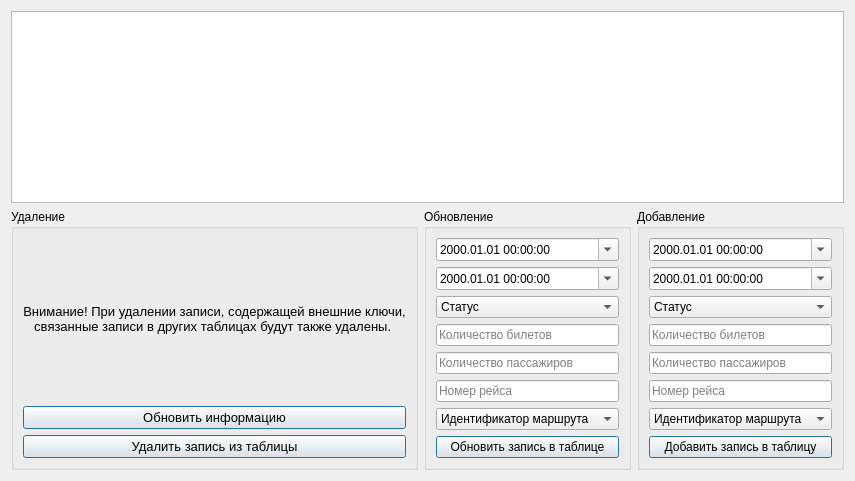
      <widget class="QWidget" name="tab_4">
       <attribute name="title">
        <string>Рейсы</string>
       </attribute>
       <layout class="QGridLayout" name="gridLayout_22">
        <item row="1" column="0">
         <widget class="QGroupBox" name="groupBox_16">
          <property name="title">
           <string>Удаление</string>
          </property>
          <layout class="QGridLayout" name="gridLayout_23">
           <item row="0" column="0">
            <widget class="QLabel" name="label_10">
             <property name="font">
              <font>
               <pointsize>10</pointsize>
              </font>
             </property>
             <property name="text">
              <string>Внимание! При удалении записи, содержащей внешние ключи,
связанные записи в других таблицах будут также удалены. </string>
             </property>
             <property name="alignment">
              <set>Qt::AlignCenter</set>
             </property>
            </widget>
           </item>
           <item row="2" column="0">
            <widget class="QPushButton" name="Admin_delete_flights_button">
             <property name="sizePolicy">
              <sizepolicy hsizetype="Minimum" vsizetype="Fixed">
               <horstretch>0</horstretch>
               <verstretch>0</verstretch>
              </sizepolicy>
             </property>
             <property name="font">
              <font>
               <pointsize>10</pointsize>
              </font>
             </property>
             <property name="focusPolicy">
              <enum>Qt::StrongFocus</enum>
             </property>
             <property name="text">
              <string>Удалить запись из таблицы</string>
             </property>
             <property name="default">
              <bool>true</bool>
             </property>
            </widget>
           </item>
           <item row="1" column="0">
            <widget class="QPushButton" name="Admin_flights_updInfo_button">
             <property name="font">
              <font>
               <pointsize>10</pointsize>
              </font>
             </property>
             <property name="text">
              <string>Обновить информацию</string>
             </property>
             <property name="default">
              <bool>true</bool>
             </property>
            </widget>
           </item>
          </layout>
         </widget>
        </item>
        <item row="1" column="1">
         <widget class="QGroupBox" name="groupBox_17">
          <property name="title">
           <string>Обновление</string>
          </property>
          <layout class="QGridLayout" name="gridLayout_24">
           <item row="1" column="0">
            <widget class="QDateTimeEdit" name="Admin_update_arrivaldate_DateTime">
             <property name="focusPolicy">
              <enum>Qt::StrongFocus</enum>
             </property>
             <property name="displayFormat">
              <string>yyyy.MM.dd HH:mm:ss</string>
             </property>
             <property name="calendarPopup">
              <bool>true</bool>
             </property>
            </widget>
           </item>
           <item row="5" column="0">
            <widget class="QLineEdit" name="Admin_update_aircraftnumber_lineEdit">
             <property name="sizePolicy">
              <sizepolicy hsizetype="Preferred" vsizetype="Fixed">
               <horstretch>0</horstretch>
               <verstretch>0</verstretch>
              </sizepolicy>
             </property>
             <property name="focusPolicy">
              <enum>Qt::StrongFocus</enum>
             </property>
             <property name="maxLength">
              <number>6</number>
             </property>
             <property name="placeholderText">
              <string>Номер рейса</string>
             </property>
            </widget>
           </item>
           <item row="0" column="0">
            <widget class="QDateTimeEdit" name="Admin_update_departuredate_DateTime">
             <property name="focusPolicy">
              <enum>Qt::StrongFocus</enum>
             </property>
             <property name="displayFormat">
              <string>yyyy.MM.dd HH:mm:ss</string>
             </property>
             <property name="calendarPopup">
              <bool>true</bool>
             </property>
            </widget>
           </item>
           <item row="2" column="0">
            <widget class="QComboBox" name="Admin_update_status_comboBox">
             <property name="focusPolicy">
              <enum>Qt::NoFocus</enum>
             </property>
             <item>
              <property name="text">
               <string>Статус</string>
              </property>
             </item>
            </widget>
           </item>
           <item row="3" column="0">
            <widget class="QLineEdit" name="Admin_update_ticketscount_lineEdit">
             <property name="sizePolicy">
              <sizepolicy hsizetype="Preferred" vsizetype="Fixed">
               <horstretch>0</horstretch>
               <verstretch>0</verstretch>
              </sizepolicy>
             </property>
             <property name="focusPolicy">
              <enum>Qt::StrongFocus</enum>
             </property>
             <property name="maxLength">
              <number>3</number>
             </property>
             <property name="placeholderText">
              <string>Количество билетов</string>
             </property>
            </widget>
           </item>
           <item row="4" column="0">
            <widget class="QLineEdit" name="Admin_update_passengerscount_lineEdit">
             <property name="sizePolicy">
              <sizepolicy hsizetype="Preferred" vsizetype="Fixed">
               <horstretch>0</horstretch>
               <verstretch>0</verstretch>
              </sizepolicy>
             </property>
             <property name="focusPolicy">
              <enum>Qt::StrongFocus</enum>
             </property>
             <property name="maxLength">
              <number>3</number>
             </property>
             <property name="placeholderText">
              <string>Количество пассажиров</string>
             </property>
            </widget>
           </item>
           <item row="6" column="0">
            <widget class="QComboBox" name="Admin_update_routeid_comboBox">
             <property name="focusPolicy">
              <enum>Qt::NoFocus</enum>
             </property>
             <item>
              <property name="text">
               <string>Идентификатор маршрута</string>
              </property>
             </item>
            </widget>
           </item>
           <item row="7" column="0">
            <widget class="QPushButton" name="Admin_update_flights_button">
             <property name="focusPolicy">
              <enum>Qt::StrongFocus</enum>
             </property>
             <property name="text">
              <string>Обновить запись в таблице</string>
             </property>
             <property name="default">
              <bool>true</bool>
             </property>
            </widget>
           </item>
          </layout>
         </widget>
        </item>
        <item row="1" column="2">
         <widget class="QGroupBox" name="groupBox_18">
          <property name="title">
           <string>Добавление</string>
          </property>
          <layout class="QGridLayout" name="gridLayout_27">
           <item row="0" column="0">
            <widget class="QDateTimeEdit" name="Admin_insert_departuredate_DateTime">
             <property name="focusPolicy">
              <enum>Qt::StrongFocus</enum>
             </property>
             <property name="displayFormat">
              <string>yyyy.MM.dd HH:mm:ss</string>
             </property>
             <property name="calendarPopup">
              <bool>true</bool>
             </property>
            </widget>
           </item>
           <item row="2" column="0">
            <widget class="QComboBox" name="Admin_insert_status_comboBox">
             <property name="focusPolicy">
              <enum>Qt::NoFocus</enum>
             </property>
             <item>
              <property name="text">
               <string>Статус</string>
              </property>
             </item>
            </widget>
           </item>
           <item row="5" column="0">
            <widget class="QLineEdit" name="Admin_insert_aircraftnumber_lineEdit">
             <property name="sizePolicy">
              <sizepolicy hsizetype="Preferred" vsizetype="Fixed">
               <horstretch>0</horstretch>
               <verstretch>0</verstretch>
              </sizepolicy>
             </property>
             <property name="focusPolicy">
              <enum>Qt::StrongFocus</enum>
             </property>
             <property name="maxLength">
              <number>6</number>
             </property>
             <property name="placeholderText">
              <string>Номер рейса</string>
             </property>
            </widget>
           </item>
           <item row="4" column="0">
            <widget class="QLineEdit" name="Admin_insert_passengerscount_lineEdit">
             <property name="sizePolicy">
              <sizepolicy hsizetype="Preferred" vsizetype="Fixed">
               <horstretch>0</horstretch>
               <verstretch>0</verstretch>
              </sizepolicy>
             </property>
             <property name="focusPolicy">
              <enum>Qt::StrongFocus</enum>
             </property>
             <property name="maxLength">
              <number>3</number>
             </property>
             <property name="placeholderText">
              <string>Количество пассажиров</string>
             </property>
            </widget>
           </item>
           <item row="6" column="0">
            <widget class="QComboBox" name="Admin_insert_routeid_comboBox">
             <property name="focusPolicy">
              <enum>Qt::NoFocus</enum>
             </property>
             <item>
              <property name="text">
               <string>Идентификатор маршрута</string>
              </property>
             </item>
            </widget>
           </item>
           <item row="3" column="0">
            <widget class="QLineEdit" name="Admin_insert_ticketscount_lineEdit">
             <property name="sizePolicy">
              <sizepolicy hsizetype="Preferred" vsizetype="Fixed">
               <horstretch>0</horstretch>
               <verstretch>0</verstretch>
              </sizepolicy>
             </property>
             <property name="tabletTracking">
              <bool>false</bool>
             </property>
             <property name="focusPolicy">
              <enum>Qt::StrongFocus</enum>
             </property>
             <property name="maxLength">
              <number>3</number>
             </property>
             <property name="placeholderText">
              <string>Количество билетов</string>
             </property>
            </widget>
           </item>
           <item row="1" column="0">
            <widget class="QDateTimeEdit" name="Admin_insert_arrivaldate_DateTime">
             <property name="focusPolicy">
              <enum>Qt::StrongFocus</enum>
             </property>
             <property name="displayFormat">
              <string>yyyy.MM.dd HH:mm:ss</string>
             </property>
             <property name="calendarPopup">
              <bool>true</bool>
             </property>
            </widget>
           </item>
           <item row="7" column="0">
            <widget class="QPushButton" name="Admin_insert_flights_button">
             <property name="tabletTracking">
              <bool>false</bool>
             </property>
             <property name="focusPolicy">
              <enum>Qt::StrongFocus</enum>
             </property>
             <property name="text">
              <string>Добавить запись в таблицу</string>
             </property>
             <property name="default">
              <bool>true</bool>
             </property>
            </widget>
           </item>
          </layout>
         </widget>
        </item>
        <item row="0" column="0" colspan="3">
         <widget class="QTableView" name="Admin_flights_tableView">
          <property name="focusPolicy">
           <enum>Qt::NoFocus</enum>
          </property>
          <property name="selectionMode">
           <enum>QAbstractItemView::SingleSelection</enum>
          </property>
         </widget>
        </item>
       </layout>
      </widget>
